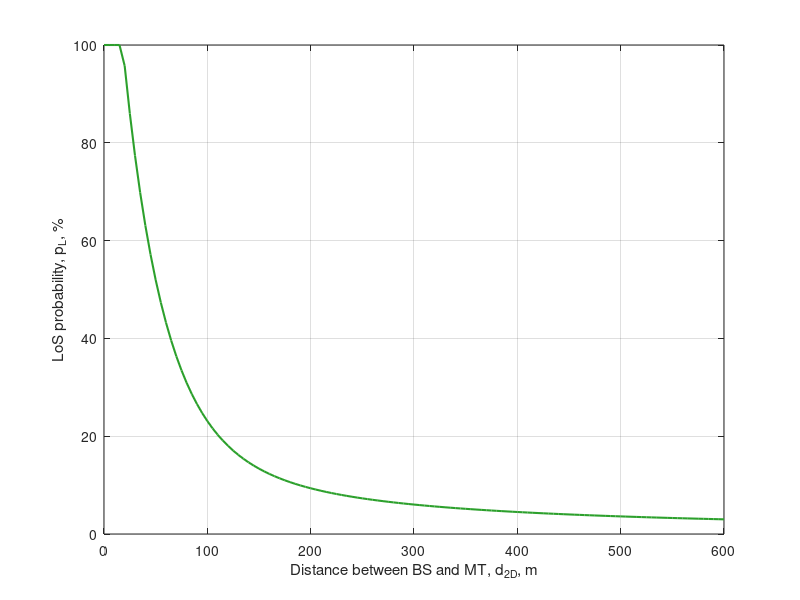

MATLAB code for this plot:
%%%%%%%%%%%%%%%%%%%%%%%%%%%%%%%%%%%%%%%%%%%%%%%%%%%%%%%%%%%%%%%%%%%%%%%%%%%%%%%%%%
% This code generates Fig.1 LoS probability as a function of 2D distance between % 
% the BS and the MT according to 3GPP UMi Street Canyon model.                   %
% Article: [Are D2D and RIS in the Same League? Cooperative RSSI-based 
% Localization Model and Performance Comparison]                                  % 
% Download article: [link]                                                       %
% This is version 2.0 (Last edited: 2023-03-16)                                  %
% Author: N. Chukhno                                                             %
% University Mediterranea of Reggio Calabria, Italy and CNIT, Italy.             %
% Universitat Jaume I, Spain                                                     %
% Email: nadezda.chukhno@unirc.it                                                %
%%%%%%%%%%%%%%%%%%%%%%%%%%%%%%%%%%%%%%%%%%%%%%%%%%%%%%%%%%%%%%%%%%%%%%%%%%%%%%%%%%

clc
clear all
figure
d_array=0:5:600; % min distance:step:max distance
for i=1:length(d_array)
    d = d_array(i);
    if d<=18
        P_LOS_UMI(i)=1;
    else
        P_LOS_UMI(i)=18/d+exp(-d/36)*(1-18/d);
    end
end

plot(d_array,P_LOS_UMI*100,'LineWidth', 1.5, 'Color', [44/255 160/255 44/255])
ylabel('LoS probability, p_L, %')
xlabel('Distance between BS and MT, d_{2D}, m')
grid on